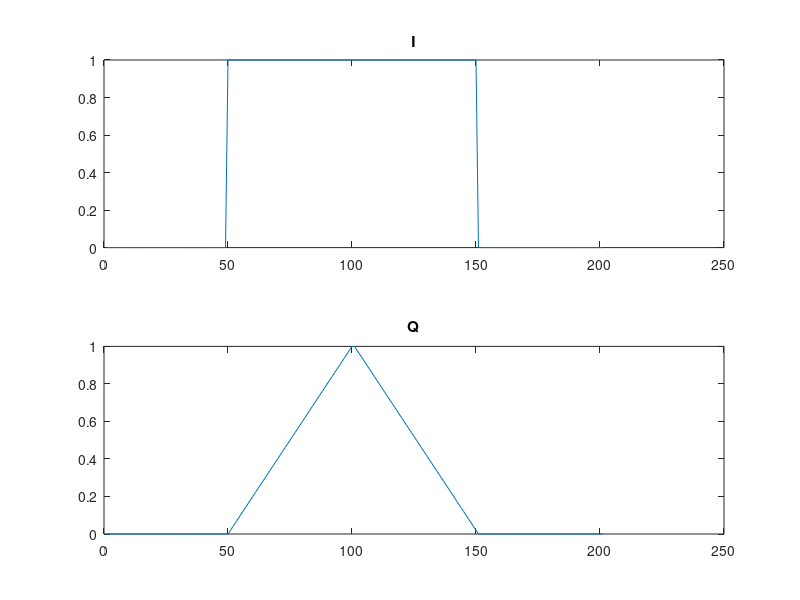

This figure's MATLAB source: (Note: this script raises an error after producing the figure.)
clear all; clc; close all;
%% LAB04 demo
n = [1:201];
fc = 1/4;

w = linspace(-1/2,1/2,length(n));
x_I = 0 + 1 .*(n >= 50).*(n < 151);
%x_I = repmat([0 0 0 0 0 1 1 1 0 0 0 0 0] , [1,51]);
%x_I = x_I(1:length(n));
x_Q = 0 + (n-50)/50 .*(n >= 50).*(n < 101)+(151-n)/50.*(n >= 101).*(n < 151);
%x_Q = repmat([0 0 0 0.25 0.5 0.75 1 0.75 0.5 0.25 0 0 0] , [1,51]);
%x_Q = x_Q(1:length(n));

carrier = exp(1i*2*pi*fc*n);

figure(1);
subplot(2,1,1);
plot(n,x_I);
title("I");
subplot(2,1,2);
plot(n,x_Q);
title("Q");

m = x_I + x_Q*1i ;


m_ch = real( m *sqrt(2).* carrier);
m_de = m_ch *sqrt(2).* (carrier.^-1);

%LPF
LPF = 0 + 2 .*(w > -0.45).*(w < 0.45);

h=zeros(1,length(n));
for j = 1:length(n)
    h(j)=1.6*h(max(j-1,1)).*(j>1)-0.7300*h(max(j-2,1)).*(j>2)+...
        1.*(j == 0+1)+0.9.*(j == 1+1);       
end
[conv_m_de,conv_length] = conv_(m_de,h);

M = fftshift(fft(m));
M_ch = fftshift(fft(m_ch));
M_de = fftshift(fft(m_de));
M_LPF = M_de .* LPF;


figure(2);
subplot(5,1,1);
plot(w,abs(M));
title("|M|");
subplot(5,1,2);
plot(w,abs(M_ch));
title("|M ch|");
subplot(5,1,3);
plot(w,abs(M_de));
title("|M de|");
subplot(5,1,4);
plot(w,LPF);
title("LPF");
subplot(5,1,5);
plot(w,abs(M_LPF));
title("|M LPF|");

m_LPF = ifft(fftshift(M_LPF));

x_I_de = real(conv_m_de);
x_Q_de = imag(conv_m_de);

figure(3);
subplot(2,1,1);
plot([1:conv_length],abs(x_I_de));
title("I");
subplot(2,1,2);
plot([1:conv_length],abs(x_Q_de));
title("Q");


figure(4);
subplot(4,1,1);
plot(n,abs(m));
title("m");
subplot(4,1,2);
plot(n,m_ch);
title("m ch");
subplot(4,1,3);
plot(n,abs(m_de));
title("m de");
subplot(4,1,4);
plot(n,abs(m_LPF));
title("m LPF");

%% 

x = x_I.*(sqrt(2).* cos(2*pi*fc*n))+x_Q.*(-sqrt(2).* sin(2*pi*fc*n));
y = x;

y_1 = y .* (sqrt(2).* cos(2*pi*fc*n));
y_2 = y .* (-sqrt(2).* sin(2*pi*fc*n));

h=zeros(1,length(n));
for j = 1:length(n)
    h(j)=1.6*h(max(j-1,1)).*(j>1)-0.7300*h(max(j-2,1)).*(j>2)+...
        1.*(j == 0+1)+0.9.*(j == 1+1);       
end

[conv_y_1,conv_length] = conv_(y_1,h);
[conv_y_2,] = conv_(y_2,h);

figure(5);
subplot(4,1,1);
plot(n,y_1);
subplot(4,1,2);
plot(n,y_2);
subplot(4,1,3);
plot([1:conv_length],conv_y_1);
subplot(4,1,4);
plot([1:conv_length],conv_y_2);



